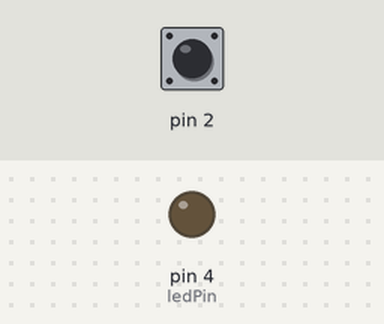
The sketch below on a simulated Arduino Uno, built with avr-gcc and run on an emulated ATmega328P. On the bench: output pins drawn as LEDs (lit = HIGH). The inputs (shaded band) are chosen by the test bench; at power-on: pin 2 HIGH.

Above: at 1.2 s.
1.3 s: pin 2 pulled LOW for 0.15 s
At 1.37 s:
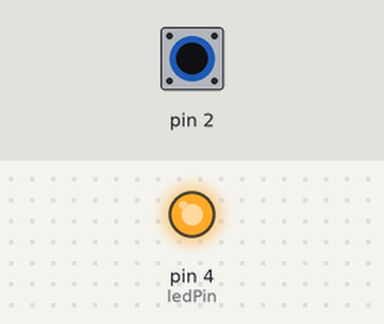
2.9 s: pin 2 pulled LOW for 3.2 s
At 6.7 s:
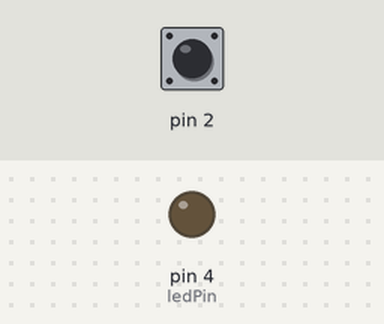
Timing chart, 0 to 8.2 s (numbered marks = the images above; inputs shaded):
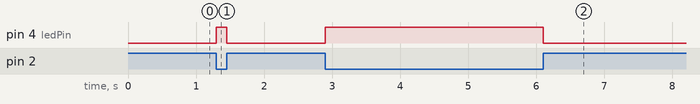

The sketch:

Ball_Switch.ino
```cpp
//www.elegoo.com
//2016.12.08
/*****************************************/
const int ledPin = 4;//the led attach to

void setup()
{
  pinMode(ledPin,OUTPUT);//initialize the ledPin as an output
  pinMode(2,INPUT);
  digitalWrite(2, HIGH);
}
/******************************************/
void loop()
{
  int digitalVal = digitalRead(2);
  if(HIGH == digitalVal)
  {
    digitalWrite(ledPin,LOW);//turn the led off
  }
  else
  {
    digitalWrite(ledPin,HIGH);//turn the led on
  }
}
/**********************************************/
```

Measured:
- after the input at 1.3 s, pin 4 (ledPin): LOW → HIGH at once, → LOW 0.15 s later
- after the input at 2.9 s, pin 4 (ledPin): LOW → HIGH at once, → LOW 3.2 s later
